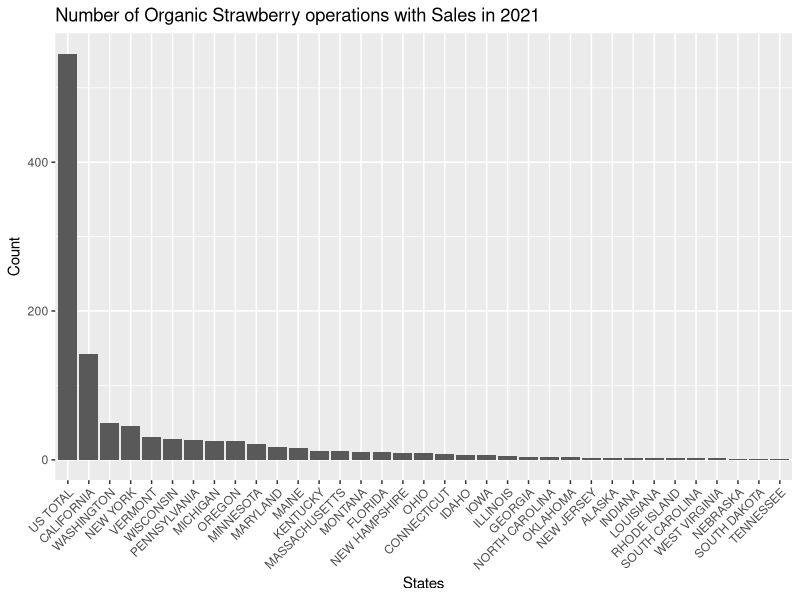
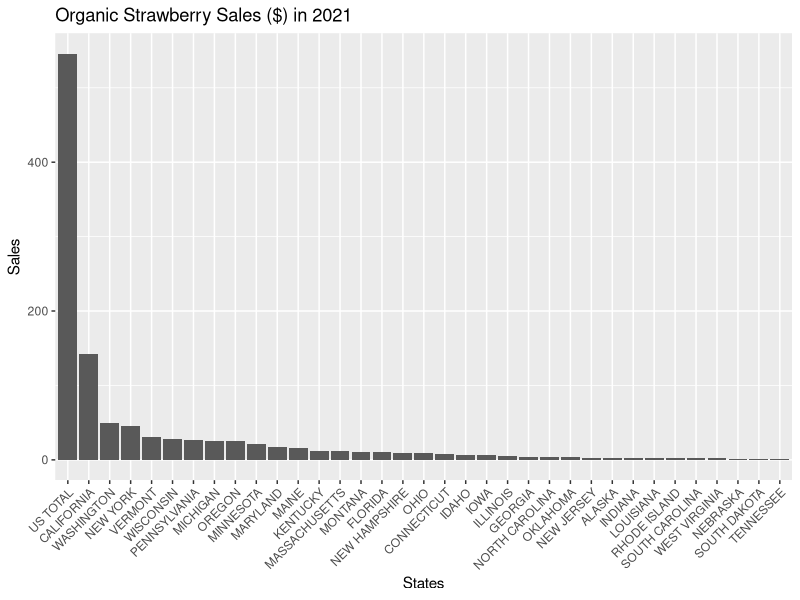

Write the R code that produced these figures, in order.
## ---- chunk 1
#| label: load libraries and set options
#| warning: false
#| message: false
#| 

library(knitr)  
library(kableExtra)
library(tidyverse)
library(ggplot2)


## ---- chunk 2
#| label: read data - glimpse
#| message: false 

strawberry <- read_csv("strawberries25_v3.csv", col_names = TRUE)

glimpse(strawberry)
## ---- chunk 3
# Identify columns with only NA values and remove them
na_num <- colSums(is.na(strawberry))
print(na_num)
strawberry <- strawberry[, na_num < nrow(strawberry)]
## ---- chunk 4
# Identify columns with exact same values and remove them
col_same <- sapply(strawberry, function(x) length(unique(x)) == 1)
print(col_same)
strawberry <- strawberry[, !col_same]
## ---- chunk 5
glimpse(strawberry)
## ---- chunk 6
# convert two columns to numeric
strawberry$`State ANSI` <- as.numeric(strawberry$`State ANSI`)
strawberry$`County ANSI` <- as.numeric(strawberry$`County ANSI`)
strawberry$Value <- as.numeric(strawberry$Value)
strawberry$`CV (%)` <- as.numeric(strawberry$`CV (%)`)
## ---- chunk 7
# convert four columns to factor type
cols_convert <- c("Geo Level", "State", "Ag District")
strawberry[cols_convert] <- lapply(strawberry[cols_convert], as.factor)
## ---- chunk 8
#| label: explore organization 1 


## Check if every row is associated with a state

state_all <- strawberry |> distinct(State)

state_all1 <- strawberry |> group_by(State) |> count()

if(sum(state_all1$n) == dim(strawberry)[1]){print("Yes every row in the data is associated with a state.")}

rm(state_all, state_all1)

## ---- chunk 9
#| label: split Data Item

# Split the Data Item variable
strawberry <- strawberry |>
  separate_wider_delim( cols = `Data Item`,
                        delim = ",",
                        names = c("Fruit",
                                 "Category",
                                 "Item",
                                 "Metric"),
                        too_many = "error",
                        too_few = "align_start"
                       )

# Trim the leading space
strawberry$Category <- str_trim(strawberry$Category, side = "both")
strawberry$Item <- str_trim(strawberry$Item, side = "both")
strawberry$Metric <- str_trim(strawberry$Metric, side = "both")
## ---- chunk 10

unique(strawberry$Fruit)

## generate a list of rows with the production and price information

spr <- which((strawberry$Fruit=="STRAWBERRIES - PRODUCTION") | (strawberry$Fruit=="STRAWBERRIES - PRICE RECEIVED"))


strw_prod_price <- strawberry |> slice(spr)


## this has the census data, too

strw_chem <- strawberry |> slice(-1*spr)  ## too soon


  
## ---- chunk 11
#|label: split srawberry into census and survey pieces

strw_b_sales <- strawberry |> filter(Program == "CENSUS")

strw_b_chem <- strawberry |> filter(Program == "SURVEY")

nrow(strawberry) == (nrow(strw_b_chem) + nrow(strw_b_sales))

## Move marketing-related rows in strw_b_chem 
## to strw_b_sales


## ---- chunk 12
#|label: plot 1

plot1_data <- strawberry |> 
  select(c(Year, State, Category, Value)) |> 
  filter((Year == 2021) & (Category == "ORGANIC - OPERATIONS WITH SALES"))

plot1_data$Value <- as.numeric(plot1_data$Value)

plot1_data <- plot1_data |> arrange(desc(Value))

ggplot(plot1_data, aes(x=reorder(State, -Value), y=Value)) + 
  geom_bar(stat = "identity") + 
  theme(axis.text.x=element_text(angle=45,hjust=1)) +
  labs(x = "States", y = "Count",
title ="Number of Organic Strawberry operations with Sales in 2021")


## ---- chunk 13
## plot 2

plot2_data <- strawberry |> 
  select(c(Year, State, Category, Item, Value)) |> 
  filter((Year == 2021) & 
           (Category == "ORGANIC - SALES") & 
           (Item == "MEASURED IN $") & 
           (Value != "(D)"))


plot2_data$Value <- as.numeric(gsub(",", "", plot2_data$Value))

plot2_data <- plot1_data |> arrange(desc(Value))

ggplot(plot2_data, aes(x=reorder(State, -Value), y=Value)) + 
  geom_bar(stat = "identity") + 
  theme(axis.text.x=element_text(angle=45,hjust=1)) +
  labs(x = "States", y = "Sales",
title ="Organic Strawberry Sales ($) in 2021")
